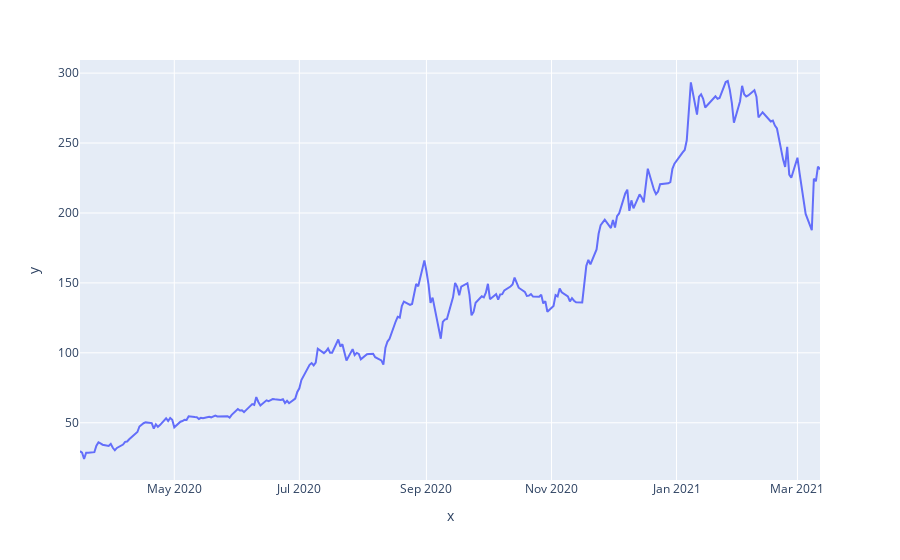

The notebook cell saved with this chart:
### Code cell
px.line(x=df_1["Date"],y=df_1["Close"])

### Figure 1 — Plotly figure (JSON) as saved in the notebook; plotly's stock layout.template omitted (floating-point values rounded to 4 significant figures; data arrays with more than 128 entries replaced by an {"elided": "..."} marker saying what was removed)
{"data": [{"hovertemplate": "x=%{x}<br>y=%{y}<extra></extra>", "legendgroup": "", "line": {"color": "#636efa", "dash": "solid"}, "marker": {"symbol": "circle"}, "mode": "lines", "name": "", "orientation": "v", "showlegend": false, "type": "scatter", "x": {"elided": "251 str values"}, "xaxis": "x", "y": {"elided": "251 float values"}, "yaxis": "y"}], "layout": {"legend": {"tracegroupgap": 0}, "margin": {"t": 60}, "xaxis": {"anchor": "y", "domain": [0, 1], "title": {"text": "x"}}, "yaxis": {"anchor": "x", "domain": [0, 1], "title": {"text": "y"}}}}
